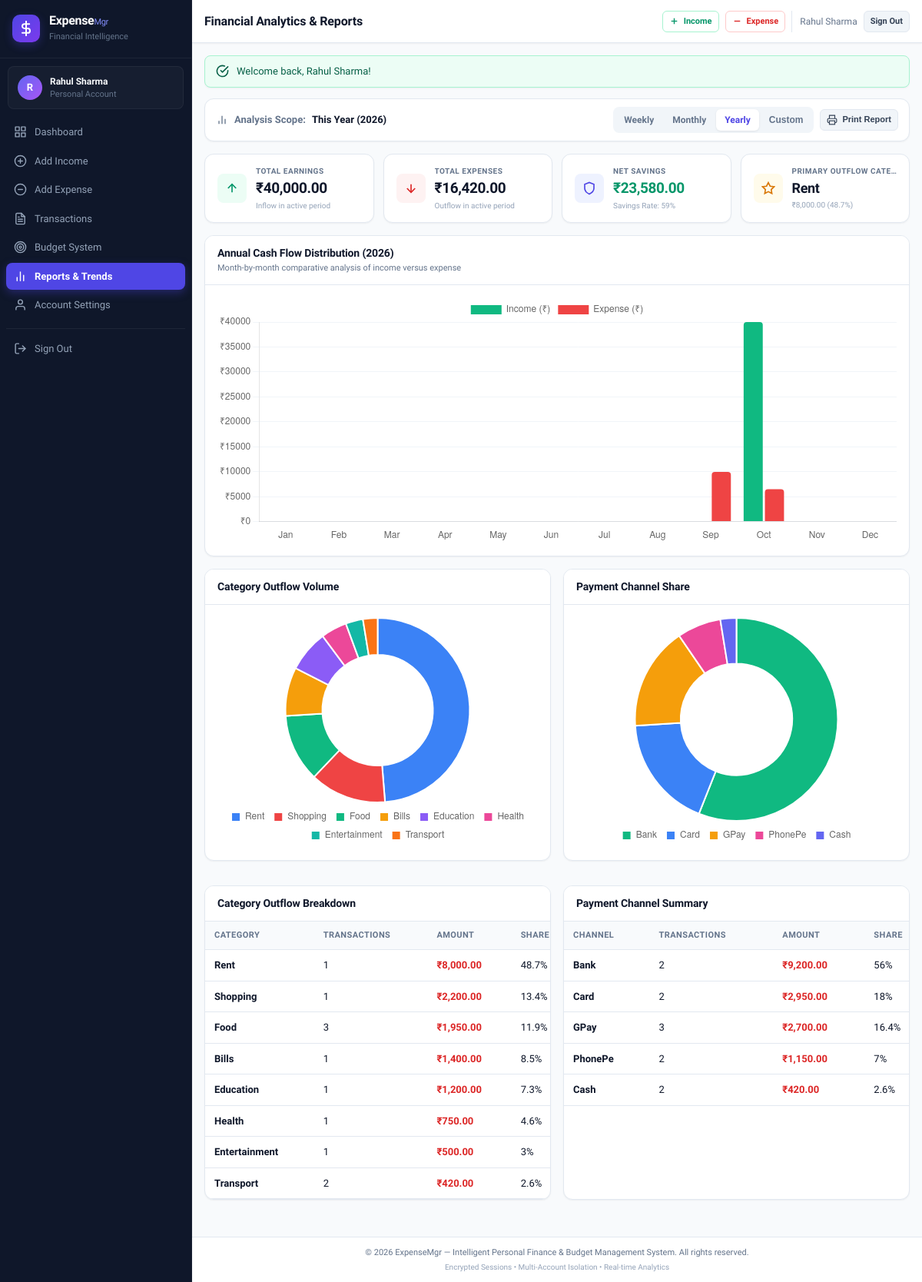
The page /reports.php?period=this_year (signed in) on the database its author committed.
### tables this page shows
CREATE TABLE `categories` (
  `category_id` INT NOT NULL AUTO_INCREMENT,
  `category_name` VARCHAR(100) NOT NULL,
  `type` ENUM('income', 'expense') NOT NULL,
  PRIMARY KEY (`category_id`)
);

### includes/functions.php (called while the page is built, shortened)
<?php
function formatCurrency($amount): string {
    return '₹' . number_format((float)$amount, 2);
}
function resolveDateRange(string $period = 'this_month', ?string $customStart = null, ?string $customEnd = null): array {
    switch ($period) {
        case 'this_year':
            $start = date('Y-01-01');
            $end = date('Y-12-31');
            $label = "This Year (" . date('Y') . ")";
            break;
    }
    return [
        'start_date' => $start,
        'end_date'   => $end,
        'period'     => $period,
        'label'      => $label,
    ];
}
function getTotalIncome(int $userId, ?string $startDate = null, ?string $endDate = null): float {
    $pdo = getDBConnection();
    $sql = "SELECT COALESCE(SUM(amount), 0) AS total FROM transactions WHERE user_id = ? AND type = 'income'";
    $params = [$userId];
    if ($startDate && $endDate) {
        $sql .= " AND transaction_date BETWEEN ? AND ?";
        $params[] = $startDate;
        $params[] = $endDate;
    }
    $stmt = $pdo->prepare($sql);
    $stmt->execute($params);
    $row = $stmt->fetch();
    return (float)($row['total'] ?? 0);
}
function getTotalExpenses(int $userId, ?string $startDate = null, ?string $endDate = null): float {
    $pdo = getDBConnection();
    $sql = "SELECT COALESCE(SUM(amount), 0) AS total FROM transactions WHERE user_id = ? AND type = 'expense'";
    $params = [$userId];
    if ($startDate && $endDate) {
        $sql .= " AND transaction_date BETWEEN ? AND ?";
        $params[] = $startDate;
        $params[] = $endDate;
    }
    $stmt = $pdo->prepare($sql);
    $stmt->execute($params);
    $row = $stmt->fetch();
    return (float)($row['total'] ?? 0);
}
function getCategoryExpenses(int $userId, string $startDate, string $endDate): array {
    $pdo = getDBConnection();
    $sql = "SELECT c.category_id, c.category_name, COALESCE(SUM(t.amount), 0) AS total_amount, COUNT(t.transaction_id) as txn_count
            FROM transactions t
            JOIN categories c ON t.category_id = c.category_id
            WHERE t.user_id = ? AND t.type = 'expense' AND t.transaction_date BETWEEN ? AND ?
            GROUP BY c.category_id, c.category_name
            ORDER BY total_amount DESC";
    $stmt = $pdo->prepare($sql);
    $stmt->execute([$userId, $startDate, $endDate]);
    $results = $stmt->fetchAll();
    $grandTotal = array_sum(array_column($results, 'total_amount'));
    return $results;
}
function getPaymentMethodExpenses(int $userId, string $startDate, string $endDate): array {
    $pdo = getDBConnection();
    $sql = "SELECT payment_method, COALESCE(SUM(amount), 0) AS total_amount, COUNT(transaction_id) as txn_count
            FROM transactions
            WHERE user_id = ? AND type = 'expense' AND transaction_date BETWEEN ? AND ?
            GROUP BY payment_method
            ORDER BY total_amount DESC";
    $stmt = $pdo->prepare($sql);
    $stmt->execute([$userId, $startDate, $endDate]);
    $results = $stmt->fetchAll();
    $grandTotal = array_sum(array_column($results, 'total_amount'));
    return $results;
}
function getMonthlyTrend(int $userId, int $year): array {
    $pdo = getDBConnection();
    $monthsData = [];
    for ($m = 1; $m <= 12; $m++) {
        $monthName = date('M', mktime(0, 0, 0, $m, 10));
        $startDate = sprintf('%04d-%02d-01', $year, $m);
        $endDate   = date('Y-m-t', strtotime($startDate));
        $stmtInc = $pdo->prepare("SELECT COALESCE(SUM(amount), 0) AS total FROM transactions
                                  WHERE user_id = ? AND type = 'income' AND transaction_date BETWEEN ? AND ?");
        $stmtInc->execute([$userId, $startDate, $endDate]);
        $inc = (float)($stmtInc->fetch()['total'] ?? 0);
        $stmtExp = $pdo->prepare("SELECT COALESCE(SUM(amount), 0) AS total FROM transactions
                                  WHERE user_id = ? AND type = 'expense' AND transaction_date BETWEEN ? AND ?");
        $stmtExp->execute([$userId, $startDate, $endDate]);
        $exp = (float)($stmtExp->fetch()['total'] ?? 0);
        $monthsData[] = [
            'month_num'  => $m,
            'month_name' => $monthName,
            'income'     => $inc,
            'expense'    => $exp,
            'savings'    => $inc - $exp,
        ];
    }
    return $monthsData;
}

### reports.php (the view, shortened to what this page needs)
<?php
require_once __DIR__ . '/includes/functions.php';
$userId = getCurrentUserId();
$period      = $_GET['period'] ?? 'this_month';
$customStart = $_GET['start_date'] ?? null;
$customEnd   = $_GET['end_date'] ?? null;
$range = resolveDateRange($period, $customStart, $customEnd);
$startDate   = $range['start_date'];
$endDate     = $range['end_date'];
$periodLabel = $range['label'];
$totalIncome   = getTotalIncome($userId, $startDate, $endDate);
$totalExpenses = getTotalExpenses($userId, $startDate, $endDate);
$balance       = $totalIncome - $totalExpenses;
$savingsRate   = $totalIncome > 0 ? round(($balance / $totalIncome) * 100, 1) : 0;
$categoryData  = getCategoryExpenses($userId, $startDate, $endDate);
$paymentData   = getPaymentMethodExpenses($userId, $startDate, $endDate);
$currentYear = (int)date('Y', strtotime($startDate));
$monthlyTrend = getMonthlyTrend($userId, $currentYear);
$topCategory = !empty($categoryData) ? $categoryData[0] : null;
$catLabels = array_column($categoryData, 'category_name');
$catValues = array_map(fn($v) => (float)$v['total_amount'], $categoryData);
$payLabels = array_column($paymentData, 'payment_method');
$payValues = array_map(fn($v) => (float)$v['total_amount'], $paymentData);
$trendLabels   = array_column($monthlyTrend, 'month_name');
$trendIncomes  = array_column($monthlyTrend, 'income');
$trendExpenses = array_column($monthlyTrend, 'expense');
require_once __DIR__ . '/includes/header.php';
?>
<div class="period-selector-card">
    <div class="period-header">
        <div style="display: flex; align-items: center; gap: 8px;">
            <svg width="16" height="16" viewBox="0 0 24 24" fill="none" stroke="currentColor" stroke-width="2" style="color: var(--text-muted);">
                <line x1="18" y1="20" x2="18" y2="10"></line>
                <line x1="12" y1="20" x2="12" y2="4"></line>
                <line x1="6" y1="20" x2="6" y2="14"></line>
            </svg>
            <span style="font-size: 13px; font-weight: 600; color: var(--text-muted);">Analysis Scope:</span>
            <strong style="font-size: 13px; color: var(--text-main);"><?= htmlspecialchars($periodLabel) ?></strong>
        </div>
        <div style="display: flex; gap: 8px; align-items: center;">
            <div class="period-pills">
                <a href="reports.php?period=this_week" class="period-btn <?= $period === 'this_week' ? 'active' : '' ?>">Weekly</a>
                <a href="reports.php?period=this_month" class="period-btn <?= $period === 'this_month' ? 'active' : '' ?>">Monthly</a>
                <a href="reports.php?period=this_year" class="period-btn <?= $period === 'this_year' ? 'active' : '' ?>">Yearly</a>
                <button type="button" class="period-btn <?= $period === 'custom' ? 'active' : '' ?>" onclick="toggleCustomDateRange(true)">Custom</button>
            </div>
            <button onclick="window.print()" class="btn btn-sm btn-secondary" title="Print statement">
                <svg width="14" height="14" viewBox="0 0 24 24" fill="none" stroke="currentColor" stroke-width="2">
                    <polyline points="6 9 6 2 18 2 18 9"></polyline>
                    <path d="M6 18H4a2 2 0 0 1-2-2v-5a2 2 0 0 1 2-2h16a2 2 0 0 1 2 2v5a2 2 0 0 1-2 2h-2"></path>
                    <rect x="6" y="14" width="12" height="8"></rect>
                </svg>
                Print Report
            </button>
        </div>
    </div>
</div>
<div class="stats-grid">
    <div class="stat-card income">
        <div class="stat-icon-wrapper">
            <svg viewBox="0 0 24 24" fill="none" stroke="currentColor">
                <line x1="12" y1="19" x2="12" y2="5"></line>
                <polyline points="5 12 12 5 19 12"></polyline>
            </svg>
        </div>
        <div class="stat-info">
            <div class="stat-label">Total Earnings</div>
            <div class="stat-value"><?= formatCurrency($totalIncome) ?></div>
            <div class="stat-help">Inflow in active period</div>
        </div>
    </div>
    <div class="stat-card expense">
        <div class="stat-icon-wrapper">
            <svg viewBox="0 0 24 24" fill="none" stroke="currentColor">
                <line x1="12" y1="5" x2="12" y2="19"></line>
                <polyline points="19 12 12 19 5 12"></polyline>
            </svg>
        </div>
        <div class="stat-info">
            <div class="stat-label">Total Expenses</div>
            <div class="stat-value"><?= formatCurrency($totalExpenses) ?></div>
            <div class="stat-help">Outflow in active period</div>
        </div>
    </div>
    <div class="stat-card balance">
        <div class="stat-icon-wrapper">
            <svg viewBox="0 0 24 24" fill="none" stroke="currentColor">
                <path d="M12 22s8-4 8-10V5l-8-3-8 3v7c0 6 8 10 8 10z"></path>
            </svg>
        </div>
        <div class="stat-info">
            <div class="stat-label">Net Savings</div>
            <div class="stat-value" style="color: <?= $balance >= 0 ? 'var(--success)' : 'var(--danger)' ?>;">
                <?= formatCurrency($balance) ?>
            </div>
            <div class="stat-help">Savings Rate: <?= $savingsRate ?>%</div>
        </div>
    </div>
    <div class="stat-card count">
        <div class="stat-icon-wrapper">
            <svg viewBox="0 0 24 24" fill="none" stroke="currentColor">
                <polygon points="12 2 15.09 8.26 22 9.27 17 14.14 18.18 21.02 12 17.77 5.82 21.02 7 14.14 2 9.27 8.91 8.26 12 2"></polygon>
            </svg>
        </div>
        <div class="stat-info">
            <div class="stat-label">Primary Outflow Category</div>
            <div class="stat-value" style="font-size: 18px;">
                <?= $topCategory ? htmlspecialchars($topCategory['category_name']) : 'None' ?>
            </div>
            <div class="stat-help">
                <?= $topCategory ? formatCurrency($topCategory['total_amount']) . " (" . $topCategory['percentage'] . "%)" : 'No expenditures' ?>
            </div>
        </div>
    </div>
</div>
<div class="card chart-card-full">
    <div class="card-header">
        <div>
            <h2 class="card-title">Annual Cash Flow Distribution (<?= $currentYear ?>)</h2>
            <p class="card-subtitle">Month-by-month comparative analysis of income versus expense</p>
        </div>
    </div>
    <div class="card-body">
        <div class="chart-container" style="min-height: 320px;">
            <canvas id="monthlyComparisonChart"></canvas>
        </div>
    </div>
</div>
<div class="charts-grid">
    <div class="card">
        <div class="card-header">
            <h2 class="card-title">Category Outflow Volume</h2>
        </div>
        <div class="card-body">
            <?php if (!empty($categoryData)): ?>
                <div class="chart-container">
                    <canvas id="categoryExpenseChart"></canvas>
                </div>
            <?php endif; ?>
        </div>
    </div>
    <div class="card">
        <div class="card-header">
            <h2 class="card-title">Payment Channel Share</h2>
        </div>
        <div class="card-body">
            <?php if (!empty($paymentData)): ?>
                <div class="chart-container">
                    <canvas id="paymentMethodChart"></canvas>
                </div>
            <?php endif; ?>
        </div>
    </div>
</div>
<div class="charts-grid">
    <div class="card">
        <div class="card-header">
            <h2 class="card-title">Category Outflow Breakdown</h2>
        </div>
        <div class="card-body" style="padding: 0;">
            <div class="table-responsive">
                <table class="data-table">
                    <thead>
                        <tr>
                            <th>Category</th>
                            <th>Transactions</th>
                            <th>Amount</th>
                            <th>Share</th>
                        </tr>
                    </thead>
                    <tbody>
                        <?php if (empty($categoryData)): ?>
                            <tr><td colspan="4" style="text-align:center; padding: 20px; color:var(--text-light);">No records</td></tr>
                        <?php else: ?>
                            <?php foreach ($categoryData as $c): ?>
                                <tr>
                                    <td><strong><?= htmlspecialchars($c['category_name']) ?></strong></td>
                                    <td><?= $c['txn_count'] ?></td>
                                    <td class="amount-expense"><?= formatCurrency($c['total_amount']) ?></td>
                                    <td><?= $c['percentage'] ?>%</td>
                                </tr>
                            <?php endforeach; ?>
                        <?php endif; ?>
                    </tbody>
                </table>
            </div>
        </div>
    </div>
    <div class="card">
        <div class="card-header">
            <h2 class="card-title">Payment Channel Summary</h2>
        </div>
        <div class="card-body" style="padding: 0;">
            <div class="table-responsive">
                <table class="data-table">
                    <thead>
                        <tr>
                            <th>Channel</th>
                            <th>Transactions</th>
                            <th>Amount</th>
                            <th>Share</th>
                        </tr>
                    </thead>
                    <tbody>
                        <?php if (empty($paymentData)): ?>
                            <tr><td colspan="4" style="text-align:center; padding: 20px; color:var(--text-light);">No records</td></tr>
                        <?php else: ?>
                            <?php foreach ($paymentData as $p): ?>
                                <tr>
                                    <td><strong><?= htmlspecialchars($p['payment_method']) ?></strong></td>
                                    <td><?= $p['txn_count'] ?></td>
                                    <td class="amount-expense"><?= formatCurrency($p['total_amount']) ?></td>
                                    <td><?= $p['percentage'] ?>%</td>
                                </tr>
                            <?php endforeach; ?>
                        <?php endif; ?>
                    </tbody>
                </table>
            </div>
        </div>
    </div>
</div>
<script>
    window.categoryChartData = {
        labels: <?= json_encode($catLabels) ?>,
        values: <?= json_encode($catValues) ?>
    };
    window.paymentChartData = {
        labels: <?= json_encode($payLabels) ?>,
        values: <?= json_encode($payValues) ?>
    };
    window.monthlyTrendData = {
        labels: <?= json_encode($trendLabels) ?>,
        incomes: <?= json_encode($trendIncomes) ?>,
        expenses: <?= json_encode($trendExpenses) ?>
    };
</script>
<?php require_once __DIR__ . '/includes/footer.php'; ?>

### rows shown on the page
categories: category_name "Rent", txn_count "1", total_amount "₹8,000.00", percentage "48.7"
categories: category_name "Shopping", txn_count "1", total_amount "₹2,200.00", percentage "13.4"
categories: category_name "Food", txn_count "3", total_amount "₹1,950.00", percentage "11.9"
categories: category_name "Bills", txn_count "1", total_amount "₹1,400.00", percentage "8.5"
categories: category_name "Education", txn_count "1", total_amount "₹1,200.00", percentage "7.3"
categories: category_name "Health", txn_count "1", total_amount "₹750.00", percentage "4.6"
categories: category_name "Entertainment", txn_count "1", total_amount "₹500.00", percentage "3"
categories: category_name "Transport", txn_count "2", total_amount "₹420.00", percentage "2.6"

### other values the page prints
substr($userName, 0, 1) "R"
$userName "Rahul Sharma"
$pageTitle "Financial Analytics & Reports"
$flashSuccess "Welcome back, Rahul Sharma!"
$periodLabel "This Year (2026)"
formatCurrency($totalIncome) "₹40,000.00"
formatCurrency($totalExpenses) "₹16,420.00"
formatCurrency($balance) "₹23,580.00"
$savingsRate "59"
formatCurrency($topCategory['total_amount']) "₹8,000.00"
$topCategory['percentage'] "48.7"
$currentYear "2026"
$p['payment_method'] "Bank"
$p['txn_count'] "2"
formatCurrency($p['total_amount']) "₹9,200.00"
